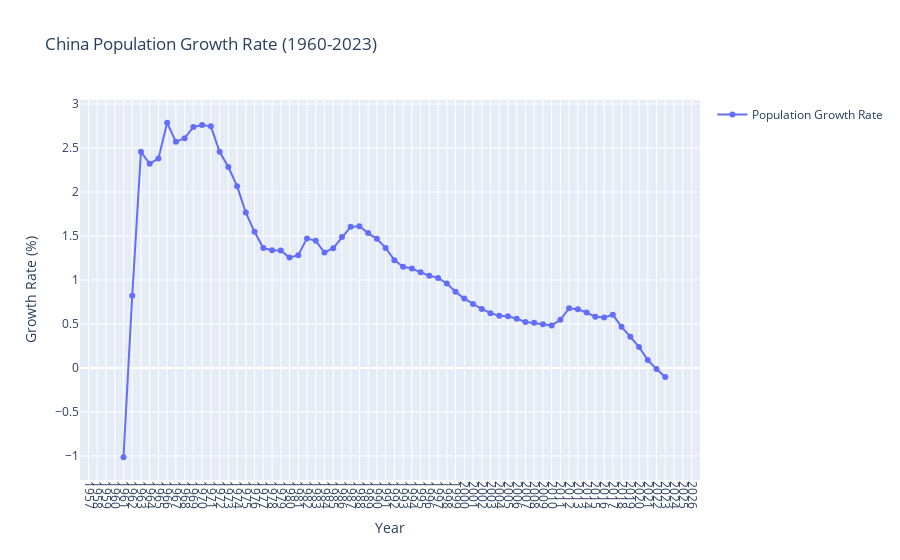

The cell this chart's notebook holds for it:
### Code cell
#China Population Growth Rate (1960 -2021)
population_growth_indicator = {'SP.POP.GROW': 'Population Growth Rate'}

country = 'CHN'  # China
start_year = 1960
end_year = 2023

population_growth_data = wbdata.get_dataframe(population_growth_indicator, country=country)
population_growth_data.reset_index(inplace=True)
population_growth_data['date'] = population_growth_data['date'].astype(int)

fig = go.Figure()
fig.add_trace(go.Scatter(x=population_growth_data['date'], y=population_growth_data['Population Growth Rate'], mode='lines+markers', name='Population Growth Rate'))
fig.update_layout(
    title='China Population Growth Rate (1960-2023)',
    xaxis_title='Year',
    yaxis_title='Growth Rate (%)',
    showlegend=True,
    xaxis=dict(tickmode='linear', tickangle=90, tickfont=dict(size=12))
)

fig.show()

### Figure 1 — Plotly figure (JSON) as saved in the notebook; plotly's stock layout.template omitted (floating-point values rounded to 4 significant figures)
{"data": [{"mode": "lines+markers", "name": "Population Growth Rate", "type": "scatter", "x": [2023, 2022, 2021, 2020, 2019, 2018, 2017, 2016, 2015, 2014, 2013, 2012, 2011, 2010, 2009, 2008, 2007, 2006, 2005, 2004, 2003, 2002, 2001, 2000, 1999, 1998, 1997, 1996, 1995, 1994, 1993, 1992, 1991, 1990, 1989, 1988, 1987, 1986, 1985, 1984, 1983, 1982, 1981, 1980, 1979, 1978, 1977, 1976, 1975, 1974, 1973, 1972, 1971, 1970, 1969, 1968, 1967, 1966, 1965, 1964, 1963, 1962, 1961, 1960], "y": [-0.1038, -0.0131, 0.08925, 0.238, 0.3547, 0.4677, 0.6052, 0.5731, 0.5815, 0.6303, 0.6661, 0.6783, 0.5465, 0.483, 0.4974, 0.5124, 0.5223, 0.5584, 0.5881, 0.5939, 0.6229, 0.67, 0.7264, 0.788, 0.8659, 0.9596, 1.023, 1.048, 1.087, 1.13, 1.15, 1.226, 1.364, 1.467, 1.533, 1.61, 1.604, 1.487, 1.362, 1.312, 1.445, 1.473, 1.281, 1.254, 1.334, 1.338, 1.363, 1.547, 1.766, 2.066, 2.283, 2.457, 2.747, 2.762, 2.74, 2.611, 2.571, 2.787, 2.381, 2.321, 2.458, 0.8205, -1.016, NaN]}], "layout": {"showlegend": true, "title": {"text": "China Population Growth Rate (1960-2023)"}, "xaxis": {"tickangle": 90, "tickfont": {"size": 12}, "tickmode": "linear", "title": {"text": "Year"}}, "yaxis": {"title": {"text": "Growth Rate (%)"}}}}
